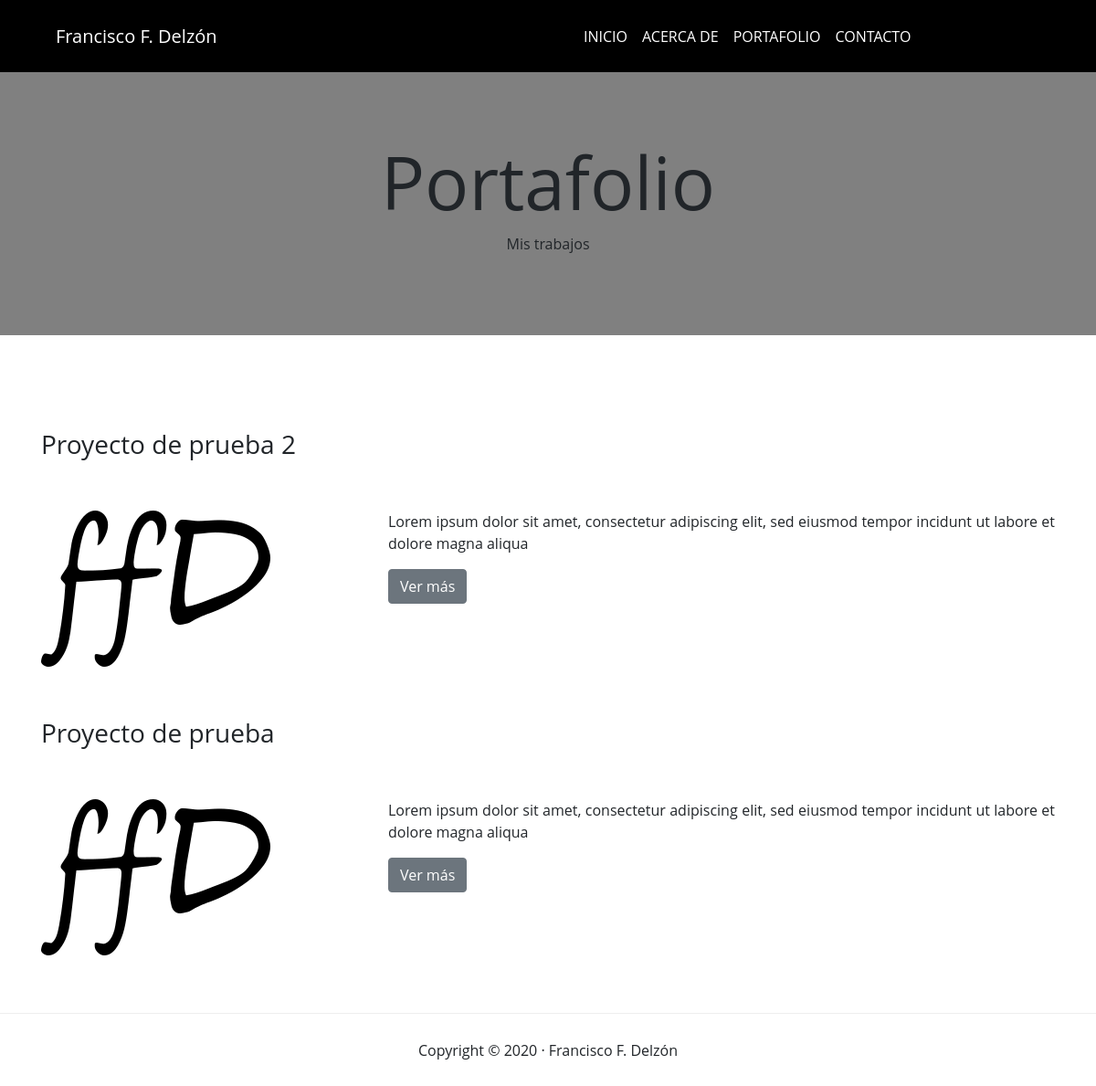
The page /portafolio/ on the database its author committed.
### portafolio/models.py (models this page shows, shortened)
class Project(models.Model):
    title = models.CharField(max_length=50, verbose_name="Título")
    description = models.TextField(verbose_name="Descripción")
    image = models.ImageField(verbose_name="Imagen", upload_to="projects")
    created = models.DateTimeField(auto_now_add=True, verbose_name="Fecha de creación")
    updated = models.DateTimeField(auto_now=True, verbose_name="Fecha de edición")
    class Meta:
        verbose_name = "proyecto"
        verbose_name_plural = "proyectos"
        ordering = ["-created"]

### portafolio/views.py (the view)
# urls.py: path('portafolio/', portafolio_views.portafolio, name="portafolio"),
def portafolio(request):
    projects = Project.objects.all()
    return render(request, "portafolio/portafolio.html", {'projects':projects})

### portafolio/templates/portafolio/portafolio.html
{% extends 'core/base.html' %}
{% block header %}
<h1 class="text-center">Portafolio</h1>
<p class="text-center">Mis trabajos</p>
{% endblock %}
{% block content %}
    {% for project in projects %}
    <div class="row">
        <div class="col-lg-12 col-md-12 col-sm-12 col-12">
            <h3>{{project.title}}</h3>
        </div>
        <div class="col-lg-4 col-md-4 col-sm-12 col-12">
            <img src="{{project.image.url}}" alt="">
        </div>
        <div class="col-lg-8 col-md-8 col-sm-12 col-12">
            <p class="text-justify">{{project.description}}</p>
            <a href="#" class="btn btn-secondary">Ver más</a>
        </div>
    </div>
    {% endfor %}
{% endblock %}

### core/templates/core/base.html (shortened to what this page needs)
<!DOCTYPE html>
<html lang="es">
<head>
    {% load static %}
    <link rel="stylesheet" type="text/css" href="{% static 'core/css/normalize.css' %}">
    <link rel="stylesheet" href="{% static 'core/css/bootstrap.min.css' %}">
    <link rel="stylesheet" href="{% static 'core/css/all.min.css' %}">
	<link rel="stylesheet" href="{% static 'core/css/estilos.css' %}">
	<link rel="stylesheet" href="{% static 'core/css/media-query.css' %}">
</head>
<body>
    <header role=banner>
        <div class="container-fluid">
            <div class="container">
                <div class="row">
                    <nav class="navbar navbar-expand-lg col-lg-12 col-md-12 col-sm-12 col-12" role=navigation>
                        <a class="navbar-brand text-white col-lg-6 col-md-6 col-sm-6 col-6" href="{% url 'home' %}" role=link >Francisco F. Delzón</a>
                        <div class="collapse navbar-collapse col-lg-6" id="navbarSupportedContent">
                            <ul class="navbar-nav mr-auto">
                                <li class="nav-item active">
                                    <a class="nav-link text-white" href="{% url 'home' %}" role=link >INICIO</a>
                                </li>
                                <li class="nav-item">
                                    <a class="nav-link text-white" href="{% url 'about' %}" role=link >ACERCA DE</a>
                                </li>
                                <li class="nav-item">
                                    <a class="nav-link text-white" href="{% url 'portafolio' %}" role=link >PORTAFOLIO</a>
                                </li>
                                <li class="nav-item">
                                    <a class="nav-link text-white" href="{% url 'contacto' %}" role=link >CONTACTO</a>
                                </li>
                            </ul>
                        </div>
                    </nav>
                </div>
            </div>
        </div>
        <div class="container-fluid main-cabecera">
            <div class="container">
                <div class="row">
                    <div class="col-lg-12 col-md-12 col-sm-12 col-12">
                        {% block header %}{% endblock %}
                    </div>
                </div>
            </div>
        </div>
    </header>
    <main role=main>
        <div class="container-fluid contenido">
            <div class="container">
                    {% block content %}{% endblock %}
            </div>
        </div>
    </main>
    {% if request.path != '/' %}<hr>{% endif %}
    <footer class="container-fluid">
        <div class="container">
            <div class="row">
                <div class="col-lg-12">
                    <p class="text-center">Copyright © 2020 · Francisco F. Delzón</p>
                </div>
            </div>
        </div>
    </footer>
</body>
</html>

### core/static/core/css/estilos.css (style rules this page uses)
body { font-family: "Open Sans", "Helvetica Neue", Helvetica, Arial, sans-serif; }
header { background-color: black; }
h1 { font-size: 80px; }
h3 { margin-bottom: 5%; }
.main-cabecera { background-color: gray; }
.container { padding-top: 1%; padding-bottom: 1%; }
.main-cabecera { padding-top: 5%; padding-bottom: 5%; }
.contenido { padding-top: 3%; padding-bottom: 3%; }
.contenido .row { margin-top: 5%; }
hr { border-top: #eeeeee solid 1px; }

### rows shown on the page
Project: title "Proyecto de prueba 2", image (picture), description "Lorem ipsum dolor sit amet, consectetur adipiscing elit, sed eiusmod tempor incidunt ut labore et dolore magna aliqua"
Project: title "Proyecto de prueba", image (picture), description "Lorem ipsum dolor sit amet, consectetur adipiscing elit, sed eiusmod tempor incidunt ut labore et dolore magna aliqua"
